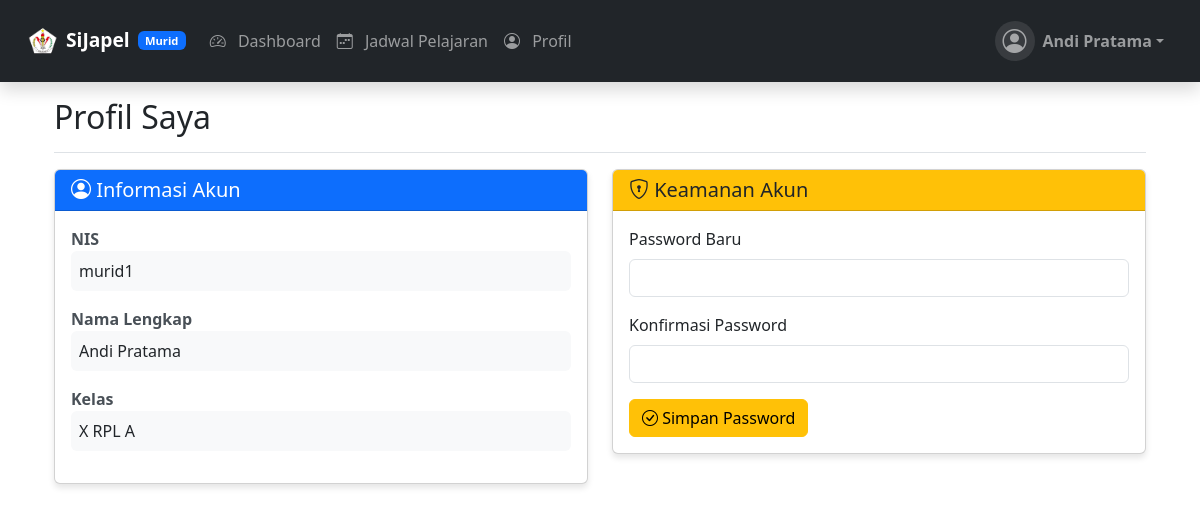
The app's page /murid/profile.php (signed in) with its own data.
### tables this page shows
CREATE TABLE `users` (
  `id` int(11) NOT NULL,
  `username` varchar(50) NOT NULL,
  `password` varchar(255) NOT NULL,
  `nama` varchar(100) NOT NULL,
  `role` enum('admin','guru','murid') NOT NULL,
  `kelas_id` int(11) DEFAULT NULL,
  `created_at` timestamp NOT NULL DEFAULT current_timestamp()
);

CREATE TABLE `kelas` (
  `id` int(11) NOT NULL,
  `nama_kelas` varchar(50) NOT NULL
);

### murid/profile.php (the view, shortened to what this page needs)
<?php
include '../config/database.php';
$user_id = $_SESSION['user']['id'];
$murid = $conn->query("SELECT * FROM users WHERE id = '$user_id'")->fetch_assoc();
$kelas = $conn->query("SELECT nama_kelas FROM kelas WHERE id = '{$murid['kelas_id']}'")->fetch_assoc();
?>
<!DOCTYPE html>
<html lang="en">
<head>
    <link href="https://cdn.jsdelivr.net/npm/bootstrap@5.3.0/dist/css/bootstrap.min.css" rel="stylesheet">
    <link rel="stylesheet" href="https://cdn.jsdelivr.net/npm/bootstrap-icons@1.10.0/font/bootstrap-icons.css">
    <link href="../../assets/css/style.css" rel="stylesheet">
</head>
<body>
    <?php include '../includes/header.php'; ?>
    <main class="container px-4">
        <div class="d-flex justify-content-between flex-wrap flex-md-nowrap align-items-center pt-3 pb-2 mb-3 border-bottom">
            <h1 class="h2">Profil Saya</h1>
        </div>
        <div class="row">
            <div class="col-md-6 mb-4">
                <div class="card profile-card">
                    <div class="card-header bg-primary text-white">
                        <h5 class="mb-0"><i class="bi bi-person-circle"></i> Informasi Akun</h5>
                    </div>
                    <div class="card-body">
                        <div class="mb-3">
                            <div class="info-label">NIS</div>
                            <div class="p-2 bg-light rounded"><?= htmlspecialchars($murid['username']) ?></div>
                        </div>
                        <div class="mb-3">
                            <div class="info-label">Nama Lengkap</div>
                            <div class="p-2 bg-light rounded"><?= htmlspecialchars($murid['nama']) ?></div>
                        </div>
                        <div class="mb-3">
                            <div class="info-label">Kelas</div>
                            <div class="p-2 bg-light rounded"><?= htmlspecialchars($kelas['nama_kelas'] ?? '-') ?></div>
                        </div>
                    </div>
                </div>
            </div>
            <div class="col-md-6">
                <div class="card profile-card">
                    <div class="card-header bg-warning text-dark">
                        <h5 class="mb-0"><i class="bi bi-shield-lock"></i> Keamanan Akun</h5>
                    </div>
                    <div class="card-body">
                        <form method="POST">
                            <div class="mb-3">
                                <label for="new_password" class="form-label">Password Baru</label>
                                <input type="password" class="form-control" id="new_password" name="new_password" required>
                            </div>
                            <div class="mb-3">
                                <label for="confirm_password" class="form-label">Konfirmasi Password</label>
                                <input type="password" class="form-control" id="confirm_password" name="confirm_password" required>
                            </div>
                            <button type="submit" class="btn btn-warning">
                                <i class="bi bi-check-circle"></i> Simpan Password
                            </button>
                        </form>
                    </div>
                </div>
            </div>
        </div>
    </main>
</body>
</html>

### murid/profile.php (style rules this page uses)
.profile-card { border-radius: 10px; box-shadow: 0 4px 6px rgba(0, 0, 0, 0.1); }
.info-label { font-weight: 600; color: #495057; }

### records on screen
users: username "murid1", nama "Andi Pratama"
kelas: nama_kelas "X RPL A"

### other values on screen
$current_role "Murid"
$nama "Andi Pratama"
